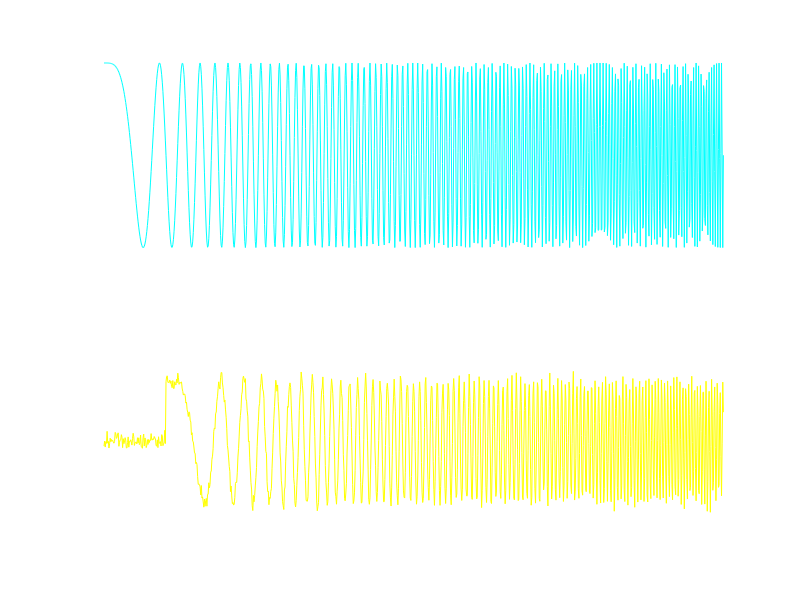
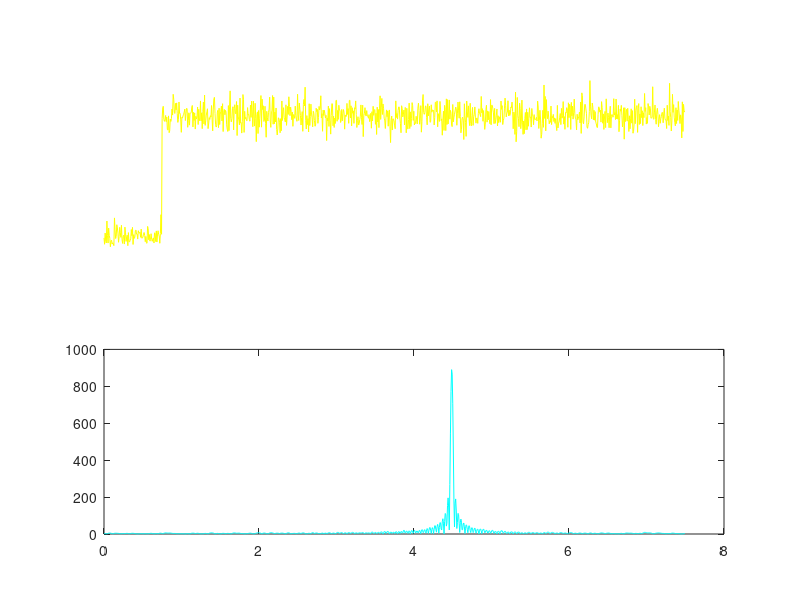

These figures' MATLAB source, in order: (Note: this script raises an error after producing the figures.)
clc; clear; close all;

%% === RADAR SYSTEM PARAMETERS ===
c        = 3e8;          % Speed of light (m/s)
fc       = 10e9;         % Carrier frequency: 10 GHz (X-band radar)
lambda   = c / fc;       % Wavelength

B        = 5e6;          % Chirp bandwidth (Hz)
T_pulse  = 50e-6;        % Pulse duration (50 microseconds) — FIXED
fs       = 20e6;         % Sampling frequency (Hz)
PRF      = 1000;         % Pulse Repetition Frequency (Hz)
N_pulses = 64;           % Number of pulses (for Doppler processing)

% Target parameters
R_target = 750;          % Target range: 750 m — FIXED
v_target = 50;           % Target velocity: 50 m/s (toward radar)
RCS      = 1;            % Radar Cross Section (m^2)

fprintf('=== Radar System Setup ===\n');
fprintf('Carrier Frequency : %.1f GHz\n', fc/1e9);
fprintf('Target Range      : %.0f m\n',   R_target);
fprintf('Target Velocity   : %.0f m/s\n', v_target);
fprintf('Wavelength        : %.4f m\n',   lambda);


%% === GENERATE LFM CHIRP PULSE ===
t_pulse = 0 : 1/fs : T_pulse - 1/fs;
k       = B / T_pulse;              % Chirp rate (Hz/s)

% Transmitted chirp
tx = exp(1j * pi * k * t_pulse.^2);

% Time delay for echo from target
t_delay = 2 * R_target / c;
n_delay = round(t_delay * fs);

% Doppler frequency shift
f_doppler = 2 * v_target * fc / c;
fprintf('\nDoppler Frequency Shift: %.2f Hz\n', f_doppler);

N_samples = length(t_pulse);

% Build received signal
rx_clean = zeros(1, N_samples);
if n_delay < N_samples
    rx_clean(n_delay+1:end) = tx(1:end-n_delay) .* ...
        exp(1j * 2*pi * f_doppler * t_pulse(1:end-n_delay));
end

% Add complex Gaussian noise (SNR = 20 dB) — increased for clear detection
SNR_dB    = 20;
sig_pow   = mean(abs(tx).^2);
noise_pow = sig_pow / 10^(SNR_dB/10);
noise     = sqrt(noise_pow/2) * (randn(size(rx_clean)) + 1j*randn(size(rx_clean)));
rx        = rx_clean + noise;

% Plot transmitted vs received
figure('Name','Chirp Signal','Color','k');
subplot(2,1,1);
plot(t_pulse*1e6, real(tx), 'c');
title('Transmitted LFM Chirp','Color','w');
xlabel('Time (\mus)','Color','w'); ylabel('Amplitude','Color','w');
set(gca,'Color','k','XColor','w','YColor','w');

subplot(2,1,2);
plot(t_pulse*1e6, real(rx), 'y');
title('Received Signal (with noise + delay)','Color','w');
xlabel('Time (\mus)','Color','w'); ylabel('Amplitude','Color','w');
set(gca,'Color','k','XColor','w','YColor','w');


%% === MATCHED FILTER (Pulse Compression) ===
mf_kernel  = conj(fliplr(tx));
compressed = conv(rx, mf_kernel, 'same');

% Range axis
N_range    = length(compressed);
range_axis = (0:N_range-1) * c / (2*fs);  % in metres

figure('Name','Matched Filter','Color','k');
subplot(2,1,1);
plot(range_axis/1000, abs(rx), 'y');
title('Before Matched Filter (Raw Received)','Color','w');
xlabel('Range (km)','Color','w'); ylabel('Magnitude','Color','w');
set(gca,'Color','k','XColor','w','YColor','w');

subplot(2,1,2);
plot(range_axis/1000, abs(compressed), 'c');
title('After Matched Filter (Pulse Compressed)','Color','w');
xlabel('Range (km)','Color','w'); ylabel('Magnitude','Color','w');
xline(R_target/1000, 'r--', sprintf('Target %.0fm', R_target), ...
    'LabelVerticalAlignment','bottom','Color','r');
set(gca,'Color','k','XColor','w','YColor','w');

[~, peak_idx] = max(abs(compressed));
fprintf('\n=== Matched Filter Applied ===\n');
fprintf('Peak detected at range: %.0f m (true target: %.0f m)\n', ...
    range_axis(peak_idx), R_target);


%% === RANGE-DOPPLER MAP ===
slow_time   = (0:N_pulses-1) / PRF;
data_matrix = zeros(N_pulses, N_samples);

for p = 1:N_pulses
    phase_p = exp(1j * 2*pi * f_doppler * slow_time(p));

    rx_p = zeros(1, N_samples);
    if n_delay < N_samples
        rx_p(n_delay+1:end) = tx(1:end-n_delay) * phase_p;
    end

    noise_p      = sqrt(noise_pow/2) * (randn(1,N_samples) + 1j*randn(1,N_samples));
    rx_p         = rx_p + noise_p;
    comp_p       = conv(rx_p, mf_kernel, 'same');
    data_matrix(p,:) = comp_p;
end

% Doppler FFT along slow-time axis
rd_map        = fftshift(fft(data_matrix, [], 1), 1);
velocity_axis = linspace(-PRF/2, PRF/2, N_pulses) * lambda / 2;
range_axis_km = (0:N_samples-1) * c / (2*fs*1000);

figure('Name','Range-Doppler Map','Color','k');
imagesc(range_axis_km, velocity_axis, 20*log10(abs(rd_map) + eps));
colormap jet; colorbar;
title('Range-Doppler Map','Color','w');
xlabel('Range (km)','Color','w'); ylabel('Velocity (m/s)','Color','w');
clim([-20 60]);
hold on;
xline(R_target/1000, 'w--', 'LineWidth', 1.5);
yline(v_target,       'w--', 'LineWidth', 1.5);
set(gca,'Color','k','XColor','w','YColor','w');
fprintf('\nRange-Doppler Map generated with %d pulses.\n', N_pulses);


%% === CA-CFAR DETECTION ===
range_profile  = abs(compressed);
guard_cells    = 2;
training_cells = 8;
Pfa            = 1e-3;
alpha_cfar     = training_cells * (Pfa^(-1/training_cells) - 1);

cfar_threshold = zeros(size(range_profile));
detections     = zeros(size(range_profile));
half_win       = guard_cells + training_cells;

for i = half_win+1 : length(range_profile)-half_win
    train_left  = range_profile(i-half_win : i-guard_cells-1);
    train_right = range_profile(i+guard_cells+1 : i+half_win);
    noise_est   = mean([train_left, train_right]);

    cfar_threshold(i) = alpha_cfar * noise_est;
    if range_profile(i) > cfar_threshold(i)
        detections(i) = range_profile(i);
    end
end

figure('Name','CFAR Detection','Color','k');
plot(range_axis/1000, range_profile, 'b', 'LineWidth', 1.2); hold on;
plot(range_axis/1000, cfar_threshold, 'r--', 'LineWidth', 1.2);
det_idx = detections > 0;
if any(det_idx)
    stem(range_axis(det_idx)/1000, detections(det_idx), ...
        'g', 'filled', 'MarkerSize', 6);
end
xline(R_target/1000, 'w:', 'LineWidth', 1);
title('CA-CFAR Target Detection','Color','w');
xlabel('Range (km)','Color','w'); ylabel('Magnitude','Color','w');
legend('Range Profile','CFAR Threshold','Detections','True Target', ...
    'TextColor','w','Color','k');
set(gca,'Color','k','XColor','w','YColor','w');

det_ranges = range_axis(det_idx);
fprintf('\n=== CFAR Detection Results ===\n');
if ~isempty(det_ranges)
    fprintf('Target detected at: %.0f m  (true: %.0f m)\n', det_ranges(1), R_target);
else
    fprintf('No detections — try increasing SNR_dB value.\n');
end
